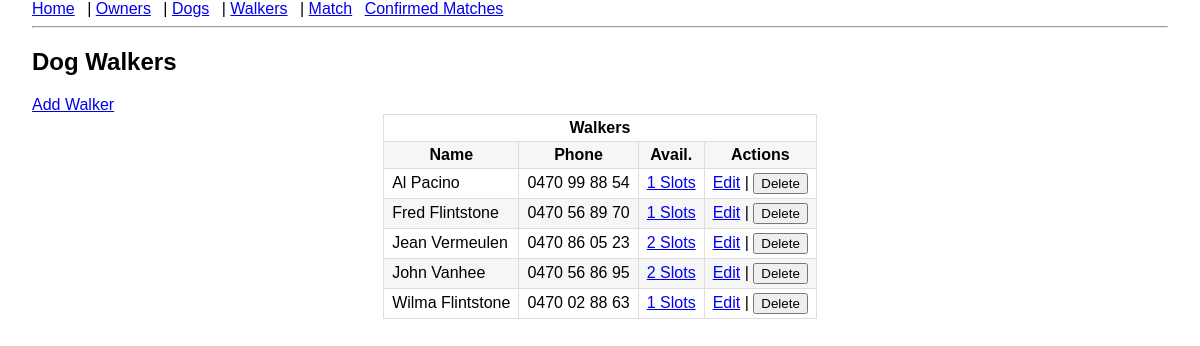
The page /walkers on the database as committed earlier.
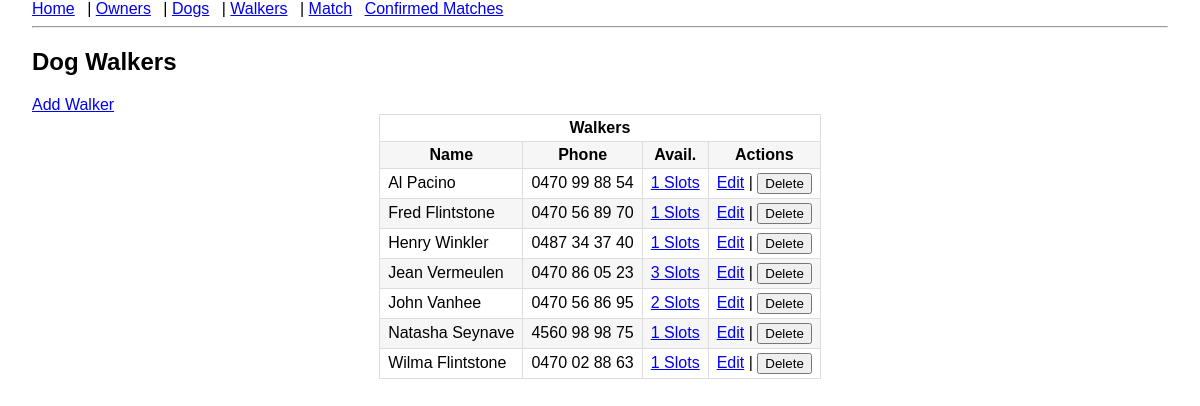
The same page on the database as committed later.
### models.py (models this page shows)
class DogWalker(db.Model):
    id = db.Column(db.Integer, primary_key=True)
    name = db.Column(db.String(100), nullable=False)
    phone = db.Column(db.String(40))
    availabilities = db.relationship(
        "Availability", backref="walker", cascade="all, delete-orphan"
    )

### app.py (the view)
@app.route("/walkers")
def walkers():
    walkers = DogWalker.query.order_by(DogWalker.name.asc()).all()
    table_name = DogWalker.__tablename__
    return render_template("walkers.html", walkers=walkers)

### templates/walkers.html
{% extends "layout.html" %}
{% block content %}
<h2>Dog Walkers</h2>
<a href="{{ url_for('add_walker') }}">Add Walker</a>
<table class="table table-striped table-centered">
    <thead>
    <tr>
        <th colspan="4">Walkers</th>
    </tr>
    <tr>
        <th>Name</th>
        <th>Phone</th>
        <th>Avail.</th>
        <th>Actions</th>
    </tr>
    </thead>
    {% for walker in walkers %}
    <tr>
        <td>{{ walker.name }}</td>
        <td>{{ walker.phone }}</td>
        <td>
            <a href="{{ url_for('manage_availability', entity='walker', entity_id=walker.id) }}">
                {{ walker.availabilities|length }} Slots
            </a>
        </td>
        <td>
            <a href="{{ url_for('edit_walker', walker_id=walker.id) }}">Edit</a>
            |
            <form action="{{ url_for('delete_walker', walker_id=walker.id) }}" method="post" style="display:inline;">
                <button type="submit" onclick="return confirm('Are you sure you want to delete this walker?');" class="btn btn-danger">
                    Delete
                </button>
            </form>
        </td>
    </tr>
    {% endfor %}
</table>
{% endblock %}

### templates/layout.html (shortened to what this page needs)
<!doctype html>
<html lang="en">
<head>
    <link href="{{ url_for('static', filename='style.css') }}" rel="stylesheet">
    <link href="{{ url_for('static', filename='css/custom.css') }}" rel="stylesheet">
</head>
<body>
<nav>
    <a href="{{ url_for('home') }}">Home</a> |
    <a href="{{ url_for('owners') }}">Owners</a> |
    <a href="{{ url_for('dogs') }}">Dogs</a> |
    <a href="{{ url_for('walkers') }}">Walkers</a> |
    <a href="{{ url_for('match') }}">Match</a>
    <a href="{{ url_for('confirmed_matches') }}">Confirmed Matches</a>
</nav>
<hr>
{% block content %}
{% endblock %}
</body>
</html>

### static/style.css (style rules this page uses)
body { font-family: Arial, sans-serif; margin: 0 2rem; }
table { border-collapse: collapse; width: auto; margin: 0 auto; }
th, td { border: 1px solid #ddd; padding: 4px 8px; }
tr:nth-child(even) { background: #f6f6f6; }
nav a { margin-right: .5rem; }

### static/css/custom.css (style rules this page uses)
.table-centered { margin: 0 auto; width: auto; }
.table-centered th, .table-centered td { white-space: nowrap; }

Rows that differ between the two databases and show on the page:
added DogWalker: name "Henry Winkler", phone "0487 34 37 40", availabilities|length "1"
computed for DogWalker "Jean Vermeulen": availabilities|length "2" → "3"
added DogWalker: name "Natasha Seynave", phone "4560 98 98 75", availabilities|length "1"
